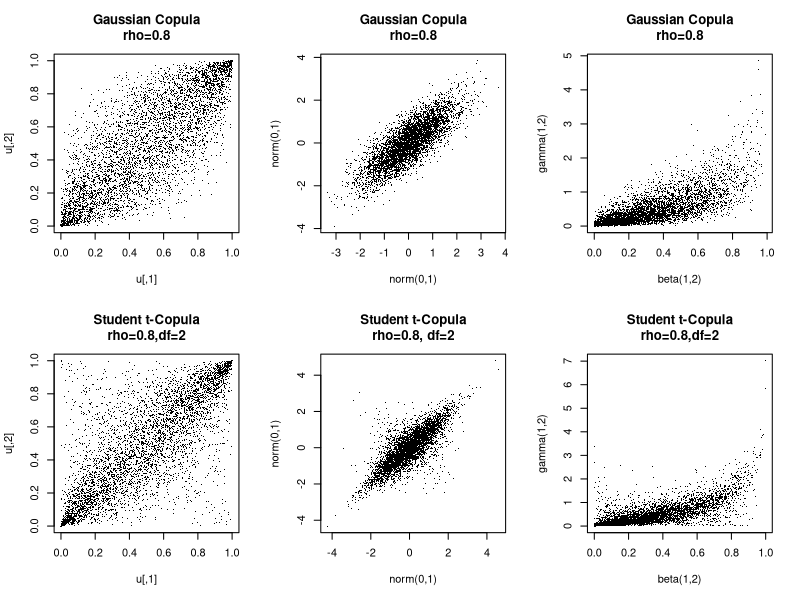

Reproduce this figure in R.
#Description: Demonstration of Copulas. 
#Author: Raoul Malm

require(mvtnorm)

par(mfrow=c(2,3))

sig = matrix(c(1,0.8,0.8,1),2,2) #correlation matrix
x = rmvnorm(mean=c(0,0),sigma=sig,n=5000) #2 gaussian variables
u = pnorm(x) #uniform
plot(u,pch='.',main = "Gaussian Copula\nrho=0.8")

x1 <- qnorm(u[,1],0,1)
x2 <- qnorm(u[,2],0,1)
plot(x1,x2,pch='.',main="Gaussian Copula\nrho=0.8",xlab="norm(0,1)",ylab="norm(0,1)") 

y1 <- qbeta(u[,1],1,2)
y2 <- qgamma(u[,2],1,2)
plot(y1,y2,pch='.',main="Gaussian Copula\nrho=0.8",xlab="beta(1,2)",ylab="gamma(1,2)") 

sig = matrix(c(1,0.8,0.8,1),2,2) #correlation matrix
x = rmvt(sigma=sig,df=2,n=5000) #2 t-distributed variables
u = pt(x,df=2) #uniform
plot(u,pch='.',main = "Student t-Copula\nrho=0.8,df=2")

x1 <- qnorm(u[,1],0,1)
x2 <- qnorm(u[,2],0,1)
plot(x1,x2,pch='.',main="Student t-Copula\nrho=0.8, df=2",xlab="norm(0,1)",ylab="norm(0,1)") 

y1 <- qbeta(u[,1],1,2)
y2 <- qgamma(u[,2],1,2)
plot(y1,y2,pch='.',main="Student t-Copula\nrho=0.8,df=2",xlab="beta(1,2)",ylab="gamma(1,2)") 


